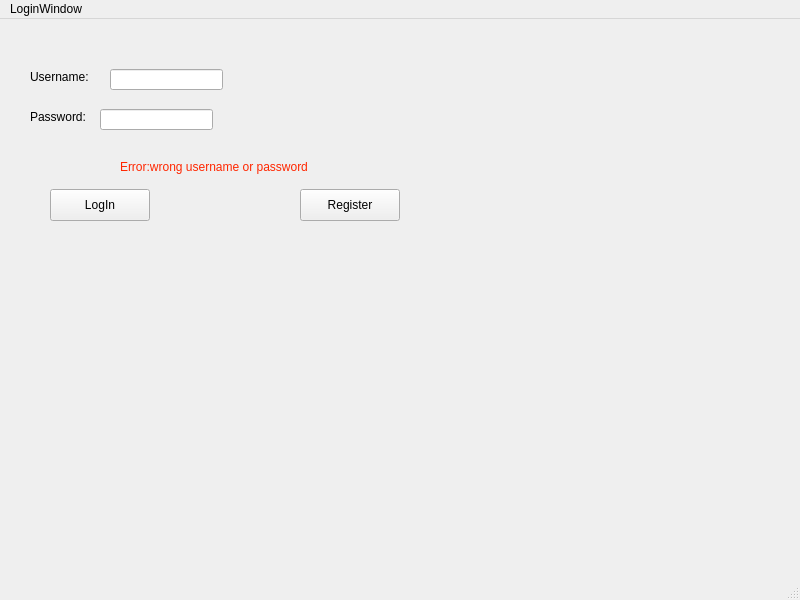
<?xml version="1.0" encoding="UTF-8"?>
<ui version="4.0">
 <class>LoginWindow</class>
 <widget class="QMainWindow" name="LoginWindow">
  <property name="geometry">
   <rect>
    <x>0</x>
    <y>0</y>
    <width>800</width>
    <height>600</height>
   </rect>
  </property>
  <property name="windowTitle">
   <string>LoginWindow</string>
  </property>
  <widget class="QWidget" name="centralwidget">
   <widget class="QLabel" name="username">
    <property name="geometry">
     <rect>
      <x>30</x>
      <y>50</y>
      <width>71</width>
      <height>16</height>
     </rect>
    </property>
    <property name="text">
     <string>Username:</string>
    </property>
   </widget>
   <widget class="QLabel" name="password">
    <property name="geometry">
     <rect>
      <x>30</x>
      <y>90</y>
      <width>71</width>
      <height>16</height>
     </rect>
    </property>
    <property name="text">
     <string>Password: </string>
    </property>
   </widget>
   <widget class="QLineEdit" name="userin">
    <property name="geometry">
     <rect>
      <x>110</x>
      <y>50</y>
      <width>113</width>
      <height>21</height>
     </rect>
    </property>
   </widget>
   <widget class="QLineEdit" name="passin">
    <property name="geometry">
     <rect>
      <x>100</x>
      <y>90</y>
      <width>113</width>
      <height>21</height>
     </rect>
    </property>
    <property name="echoMode">
     <enum>QLineEdit::Password</enum>
    </property>
   </widget>
   <widget class="QPushButton" name="loginbutton">
    <property name="geometry">
     <rect>
      <x>50</x>
      <y>170</y>
      <width>100</width>
      <height>32</height>
     </rect>
    </property>
    <property name="text">
     <string>LogIn</string>
    </property>
   </widget>
   <widget class="QPushButton" name="pushButton_2">
    <property name="geometry">
     <rect>
      <x>300</x>
      <y>170</y>
      <width>100</width>
      <height>32</height>
     </rect>
    </property>
    <property name="text">
     <string>Register</string>
    </property>
   </widget>
   <widget class="QLabel" name="error">
    <property name="geometry">
     <rect>
      <x>120</x>
      <y>140</y>
      <width>251</width>
      <height>16</height>
     </rect>
    </property>
    <property name="text">
     <string>&lt;html&gt;&lt;head/&gt;&lt;body&gt;&lt;p&gt;&lt;span style=&quot; color:#ff2600;&quot;&gt;Error:wrong username or password&lt;/span&gt;&lt;/p&gt;&lt;/body&gt;&lt;/html&gt;</string>
    </property>
   </widget>
  </widget>
  <widget class="QMenuBar" name="menubar">
   <property name="geometry">
    <rect>
     <x>0</x>
     <y>0</y>
     <width>800</width>
     <height>24</height>
    </rect>
   </property>
   <widget class="QMenu" name="menuLoginWindow">
    <property name="title">
     <string>LoginWindow</string>
    </property>
   </widget>
   <addaction name="menuLoginWindow"/>
  </widget>
  <widget class="QStatusBar" name="statusbar"/>
 </widget>
 <resources/>
 <connections/>
</ui>
